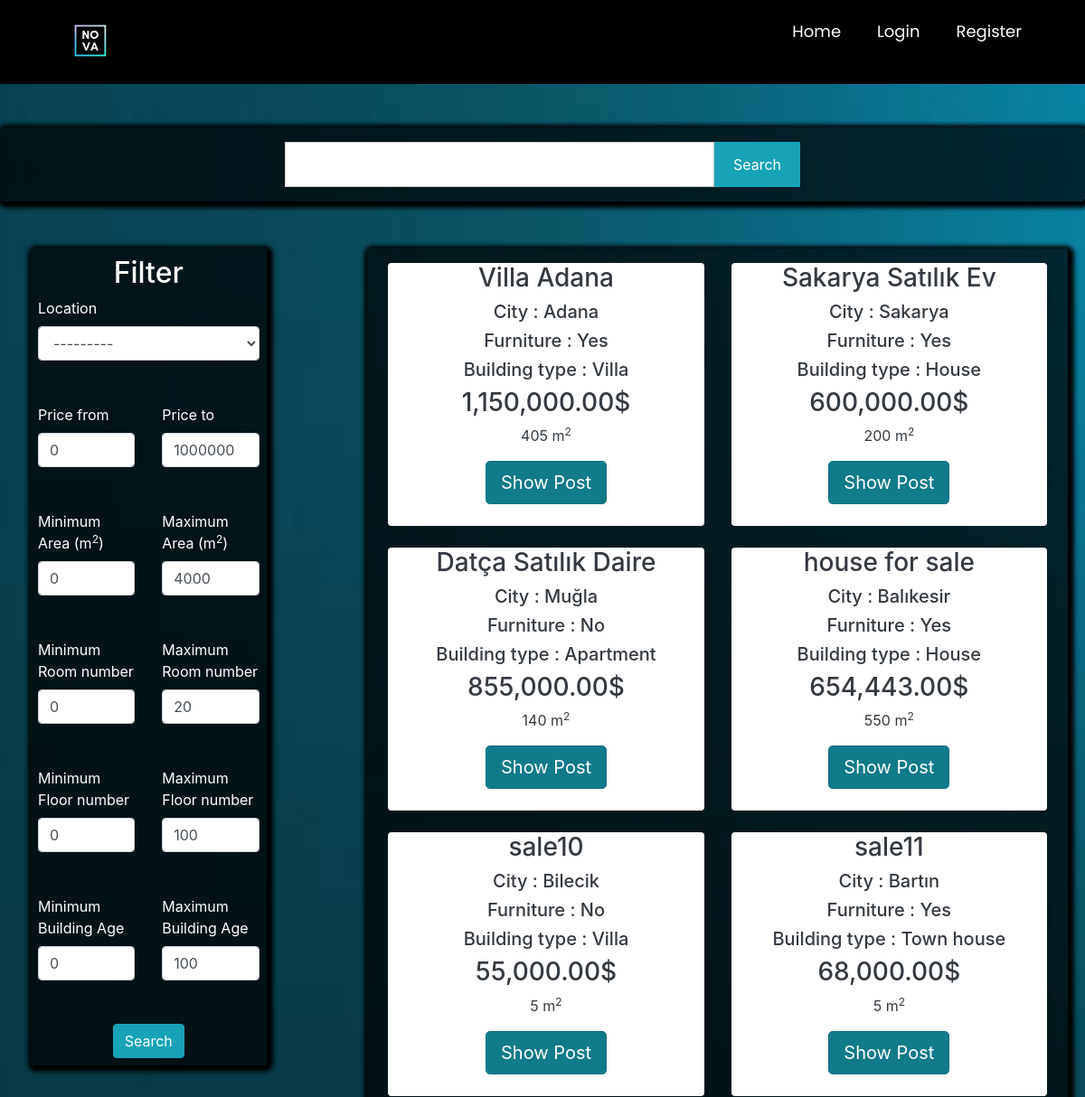
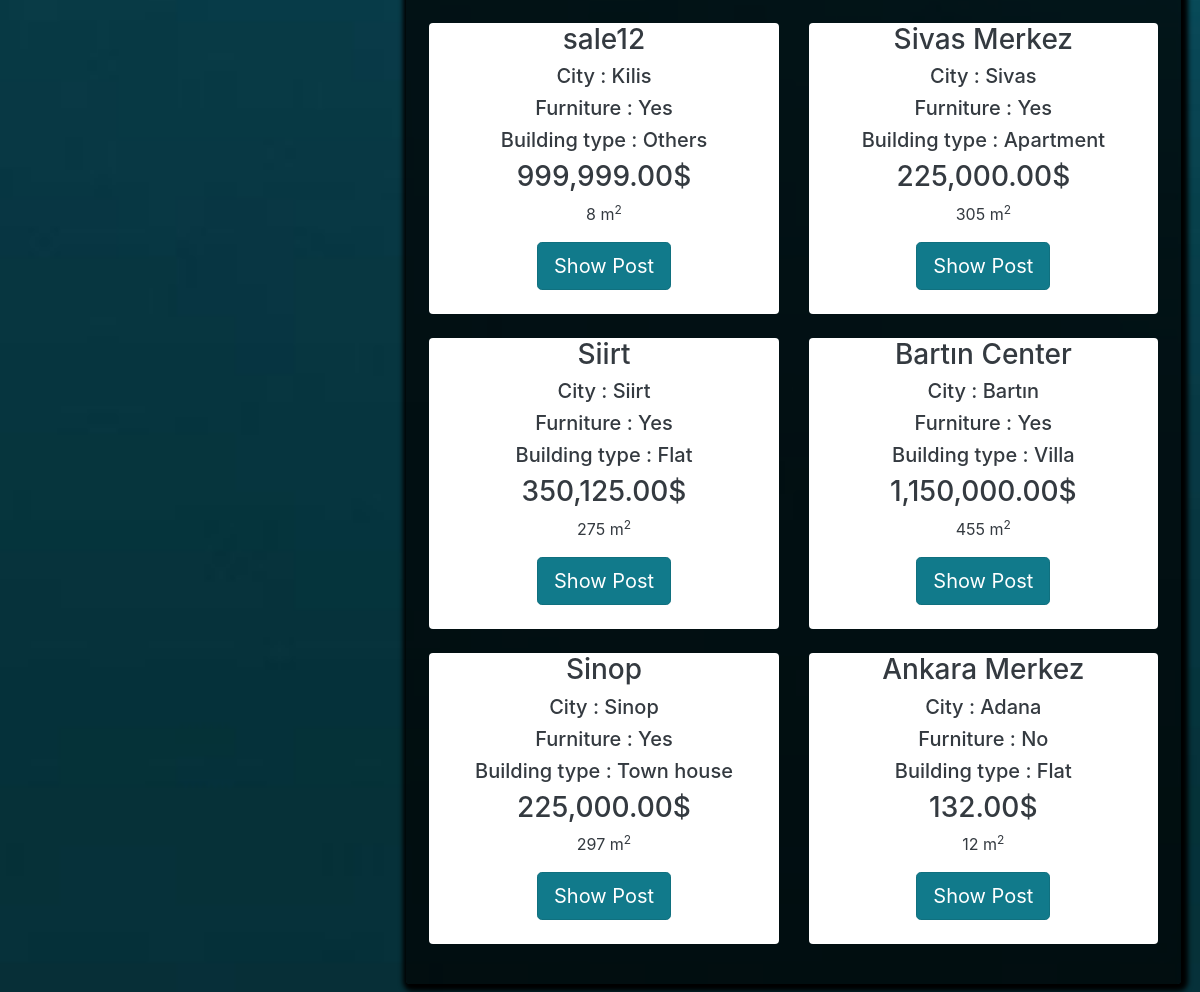
Screenshot of /postlistings/forsale with the database file from the repository (2 pictures, top to bottom).
### main/models.py (models this page shows, shortened)
class Post(models.Model):
    ouruser = models.ForeignKey(ourUser, null=True, on_delete=models.CASCADE)
    post_title = models.CharField(max_length=255,null=True)
    post_description = models.TextField()
    price = models.DecimalField(decimal_places=2 , max_digits=12)
    location = models.CharField(max_length=255,null=True,choices=city)
    postType = models.CharField(choices=RorS , max_length=50, null=True , default='For Sale')
    floor = models.DecimalField(decimal_places=0 , max_digits=3 ,null=True)
    building_age = models.DecimalField(decimal_places=0, max_digits=2 , null=True)
    area = models.DecimalField(decimal_places=0,max_digits=4 ,null=True)
    isFurniture = models.CharField(choices=Furniture ,null=True,max_length=50,default="No")
    building_type = models.CharField(choices=b_types ,null=True ,max_length=50)
    room = models.DecimalField(decimal_places=0 , max_digits=3 ,null=True)

### main/views.py (the view)
# urls.py: path('postlistings/<str:RoS>', views.postlistings, name="postlistings"),
def postlistings(request, RoS):
    if RoS == 'forsale':
        cu = Post.objects.all().filter(postType='For Sale')
    elif RoS == 'forrent':
        cu = Post.objects.all().filter(postType='For Rent')
    query = request.GET.get('query')
    price_from = request.GET.get('price_from', 0)
    price_to = request.GET.get('price_to', 1000000000)
    min_area = request.GET.get('min_area', 0)
    max_area = request.GET.get('max_area', 4000)
    min_age = request.GET.get('min_age', 0)
    max_age = request.GET.get('max_age', 100)
    min_room_num = request.GET.get('min_room_num', 0)
    max_room_num = request.GET.get('max_room_num', 20)
    min_floor_num = request.GET.get('min_floor_num', 0)
    max_floor_num = request.GET.get('max_floor_num', 100)
    if query != None:
        print("sadasdas")
        cu = cu.filter(Q(post_title__icontains=query) | Q(location__icontains=query) | Q(area__icontains=query) | Q(
            building_type__icontains=query))
    else:
        query = ""
    cu = cu.filter(price__gte=price_from).filter(price__lte=price_to)
    cu = cu.filter(area__gte=min_area).filter(area__lte=max_area)
    cu = cu.filter(building_age__gte=min_age).filter(building_age__lte=max_age)
    cu = cu.filter(room__gte=min_room_num).filter(room__lte=max_room_num)
    cu = cu.filter(floor__gte=min_floor_num).filter(floor__lte=max_floor_num)
    myFilter = PostFilter(request.GET, queryset=cu)
    cu = myFilter.qs
    context = {
        'cu': cu,
        'RoS': RoS,
        'price_from': price_from,
        'price_to': price_to,
        'min_area': min_area,
        'max_area': max_area,
        'min_age': min_age,
        'max_age': max_age,
        'min_room_num': min_room_num,
        'max_room_num': max_room_num,
        'min_floor_num': min_floor_num,
        'max_floor_num': max_floor_num,
        'myFilter': myFilter,
        'query': query,
    }
    return render(request, 'main/postlistings.html', context)

### main/templates/main/postlistings.html (shortened to what this page needs)
{% extends 'main/mainpage.html' %}
{% load widget_tweaks %}
{% load static %}
{% load humanize %}
{% block content %}
<head>
    <link rel="stylesheet" href="https://maxcdn.bootstrapcdn.com/bootstrap/4.0.0/css/bootstrap.min.css"
>
</head>
<form action="{% url 'postlistings' RoS %}" method="get">
    <section class="search-sec p-3 my-5">
        <div class="container">
                <div class="row justify-content-center text-white">
                    <div class="col-lg-12">
                        <div class="row justify-content-center">
                            <div class=" col-lg-5 col-md-5 col-sm-12 p-0">
                                <input type="text" name="query" class="form-control search-slt" value="{{ query }}">
                            </div>
                            <div class="col-lg-1 col-md-1 col-sm-12 p-0">
                                <button onclick="document.getElementById('primarybutton').click()" type="button" class="btn btn-info wrn-btn" id="uselessbutton">Search</button>
                            </div>
                        </div>
                    </div>
                </div>
        </div>
    </section>
<div class="container p-1 my-1 text-white rounded">
    <div class="row blog">
        <div class="col-md-3 ">
                <div class="rounded p-2"
                     style="background-color: rgba(0,0,0,0.7) ; box-shadow: 2px 2px 5px 5px #000000">
                    <center><h2 class="is-size-5">Filter</h2></center>
                    <div class="row">
                        <div class="col-md-12">
                            <label>Location</label>
                            <center>{% render_field myFilter.form.location class="form-control" %}</center>
                        </div>
                    </div>
                    <br><br>
                    <div class="row ">
                        <div class="col-md-6">
                            <label>Price from</label>
                            <input type="number" name="price_from" class="form-control" value="{{ price_from }}" min="0"
                                   max="1000000000" required>
                        </div>
                        <div class="col-md-6">
                            <label>Price to</label>
                            <input type="number" name="price_to" class="form-control" value="{{ price_to }}" min="0"
                                   max="1000000000" required>
                        </div>
                    </div>
                    <br><br>
                    <div class="row ">
                        <div class="col-md-6">
                            <label>Minimum Area (m<sup>2</sup>)</label>
                            <input type="number" name="min_area" class="form-control" value="{{ min_area }}" min="0"
                                   max="4000" required>
                        </div>
                        <div class="col-md-6">
                            <label>Maximum Area (m<sup>2</sup>)</label>
                            <input type="number" name="max_area" class="form-control" value="{{ max_area }}" min="0"
                                   max="4000" required>
                        </div>
                    </div><br><br>
                    <div class="row ">
                        <div class="col-md-6">
                            <label>Minimum Room number</label>
                            <input type="number" name="min_room_num" class="form-control" value="{{ min_room_num }}" min="0"
                                   max="20" required>
                        </div>
                        <div class="col-md-6">
                            <label>Maximum Room number</label>
                            <input type="number" name="max_room_num" class="form-control" value="{{ max_room_num }}" min="0"
                                   max="20" required>
                        </div>
                    </div>
                    <br><br>
                    <div class="row ">
                        <div class="col-md-6">
                            <label>Minimum Floor number</label>
                            <input type="number" name="min_floor_num" class="form-control" value="{{ min_floor_num }}" min="0"
                                   max="100" required>
                        </div>
                        <div class="col-md-6">
                            <label>Maximum Floor number</label>
                            <input type="number" name="max_floor_num" class="form-control" value="{{ max_floor_num }}" min="0"
                                   max="100" required>
                        </div>
                    </div>
                    <br><br>
                    <div class="row ">
                        <div class="col-md-6">
                            <label>Minimum Building Age </label>
                            <input type="number" name="min_age" class="form-control" value="{{ min_age }}" min="0"
                                   max="100" required>
                        </div>
                        <div class="col-md-6">
                            <label>Maximum Building Age </label>
                            <input type="number" name="max_age" class="form-control" value="{{ max_age }}" min="0"
                                   max="100" required>
                        </div>
                    </div>
                    <br><br>
                    <center>
                        <button class="btn btn-info" id="primarybutton">Search</button>
                    </center>
                </div>
        </div>
        <div class="col-md-1">
            <br>
        </div>
        <div class="col-md-8 rounded" style=" box-shadow: 2px 2px 5px 5px #000000;background-color: rgba(0,0,0,0.7)">
            <div class="row p-2 my-2">
                {% if cu %}
                {% for i in cu %}
                <div class="col-md-6 ">
                    <div class="container-fluid bg-white rounded text-dark" style="text-align:center;">
                        <h3>{{ i.post_title }}</h3>
                        <h5>City : {{ i.location }}</h5>
                        <h5>Furniture : {{ i.isFurniture }}</h5>
                        <h5>Building type : {{ i.building_type }}</h5>
                        <h3>{{ i.price|intcomma }}$</h3>
                        <p class="descroption">{{i.area}} m<sup>2</sup></p>
                        <a href="{% url 'product_details' i.id %}" class="btn btn-info btn-lg active" role="button"
                           aria-pressed="true">Show Post</a>
                        <br><br>
                    </div>
                    <br>
                </div>
                {% endfor %}
                {%else%}
                <h3>No related search results are available...</h3>
                {% endif %}
            </div>
        </div>
    </div>
</div>
</form>
{% endblock %}

### main/templates/main/postlistings.html (style rules this page uses)
.wrn-btn { width: 100%; font-size: 16px; font-weight: 400; text-transform: capitalize; height: calc(3rem + 2px) !important; border-radius:0; }
.search-sec { position: relative; background-color: rgba(0,0,0,0.7) !important; justify-content: center; box-shadow: 2px 2px 5px 5px #000000; border-radius: 5px; }
.search-slt { display: block; width: 100%; font-size: 0.875rem; line-height: 1.5; color: #55595c; background-color: #fff; background-image: none; border: 1px solid #ccc; height: calc(3rem + 2px) !important; border-radius:0; }

### main/templates/main/mainpage.html (style rules this page uses)
body.g { background-image: url('/static/images/wallpaper.jpg'); background-size: cover; background-repeat: no-repeat; background-attachment: fixed; }
.show, .icon, input { display: none; }

### rows the page displays
Post: post_title "Villa Adana", location "Adana", isFurniture "Yes", building_type "Villa", price "1,150,000.00", area "405"
Post: post_title "Sakarya Satılık Ev", location "Sakarya", isFurniture "Yes", building_type "House", price "600,000.00", area "200"
Post: post_title "Datça Satılık Daire", location "Muğla", isFurniture "No", building_type "Apartment", price "855,000.00", area "140"
Post: post_title "house for sale", location "Balıkesir", isFurniture "Yes", building_type "House", price "654,443.00", area "550"
Post: post_title "sale10", location "Bilecik", isFurniture "No", building_type "Villa", price "55,000.00", area "5"
Post: post_title "sale11", location "Bartın", isFurniture "Yes", building_type "Town house", price "68,000.00", area "5"
Post: post_title "sale12", location "Kilis", isFurniture "Yes", building_type "Others", price "999,999.00", area "8"
Post: post_title "Sivas Merkez", location "Sivas", isFurniture "Yes", building_type "Apartment", price "225,000.00", area "305"
Post: post_title "Siirt", location "Siirt", isFurniture "Yes", building_type "Flat", price "350,125.00", area "275"
Post: post_title "Bartın Center", location "Bartın", isFurniture "Yes", building_type "Villa", price "1,150,000.00", area "455"
Post: post_title "Sinop", location "Sinop", isFurniture "Yes", building_type "Town house", price "225,000.00", area "297"
Post: post_title "Ankara Merkez", location "Adana", isFurniture "No", building_type "Flat", price "132.00", area "12"
